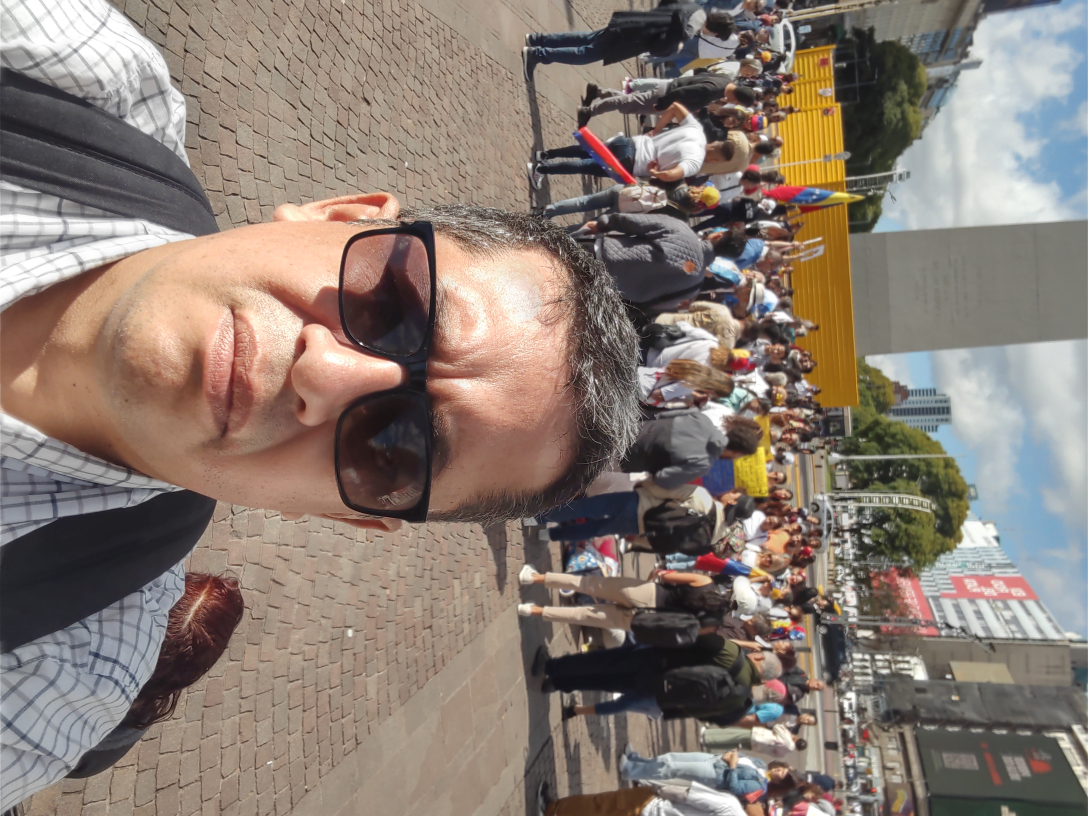
#> input picture IMG_20241201_163800074_HDR.jpg, 3264 x 2448 px (shown at 1/3 size)
$ python -i filters.py   (imports and definitions only)
#> lines starting #> are read from the running program, lines starting #| are printed output that depends on the picture
#> further down, picture is the input picture: PIL image 3264x2448 RGB; mean R, G, B 137.6, 124.1, 114.9
#aqui estan todas oas funciones que vamos a usar definidas, si queremos usar otras debemos definirlas aqui
# y luego importala a editore incorporarla a la clase editor

from PIL import Image, ImageEnhance, ImageFilter, ImageStat


#rotar
def rotar(img, angulo):
    return img.rotate(angulo, expand=True)

#espejo
def flip_horizontal(img):
    return img.transpose(Image.FLIP_LEFT_RIGHT)


# escala de grises
def blanco_negro(img):
    return img.convert("L").convert("RGB")

#brillo
def brillo(img, factor):
    return ImageEnhance.Brightness(img).enhance(factor)

#contraste
def contraste(img, factor):
    return ImageEnhance.Contrast(img).enhance(factor)

#difuminado
def blur(img, radio=5):
    return img.filter(ImageFilter.GaussianBlur(radio))


# Fondo difuminado persona nitida

def fondo_borroso(img):

    from rembg import remove

    fondo_blur = img.filter(ImageFilter.GaussianBlur(10)).convert("RGBA")

    persona = remove(img)
    fondo_blur.paste(persona, (0, 0), persona)
    return fondo_blur


  # ── Imagen sin fondo (PNG) ──────────────────────────────────────────────────────
def quitar_fondo(img):
    from rembg import remove
    resultado = remove(img).convert("RGBA")
    return resultado

#autoedicion
def autoedicion(image):

    img = image

    # Brillo leve
    img = ImageEnhance.Brightness(img).enhance(1.1)
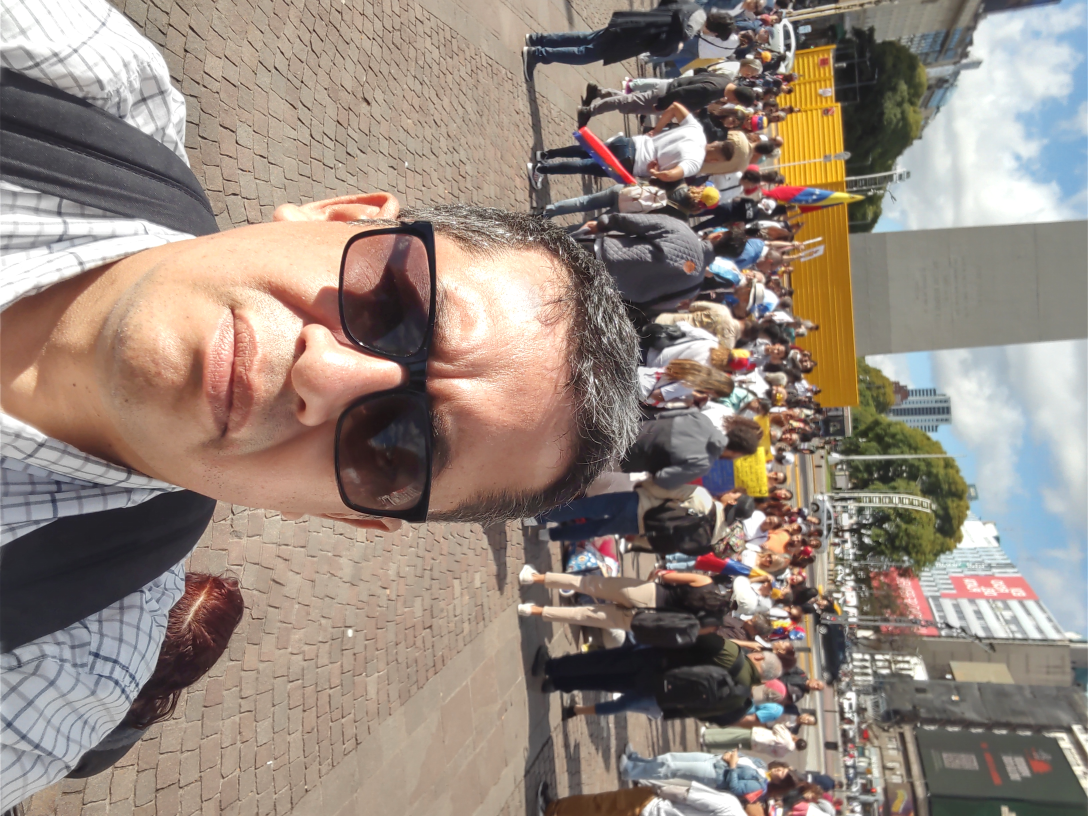
#> img: PIL image 3264x2448 RGB (shown at 1/3 size); mean R, G, B 150, 135.7, 125.6

    # Contraste leve
    img = ImageEnhance.Contrast(img).enhance(1.2)
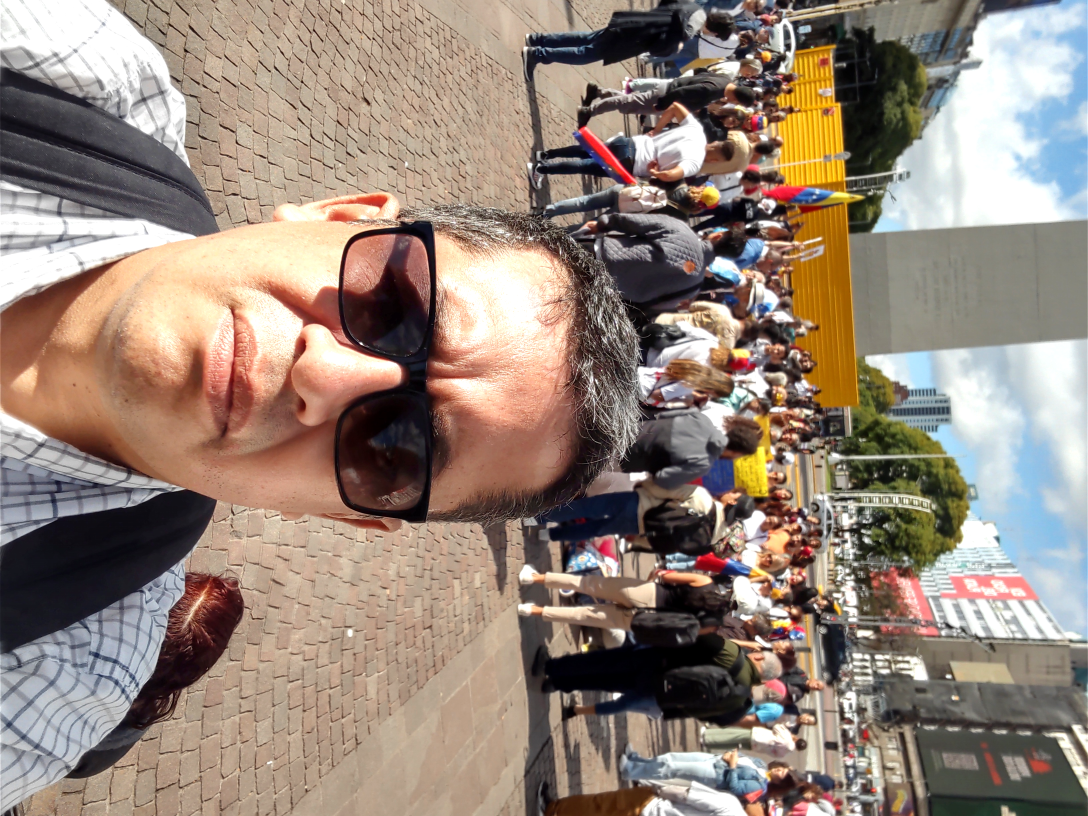
#> img: PIL image 3264x2448 RGB (shown at 1/3 size); mean R, G, B 150.1, 133.8, 121.9

    # Saturación (Color)
    img = ImageEnhance.Color(img).enhance(1.3)

    # Definición / nitidez
    img = img.filter(ImageFilter.SHARPEN)

    return img

>>> from PIL import Image
>>> picture = Image.open('../IMG_20241201_163800074_HDR.jpg')
>>> result = autoedicion(picture)
